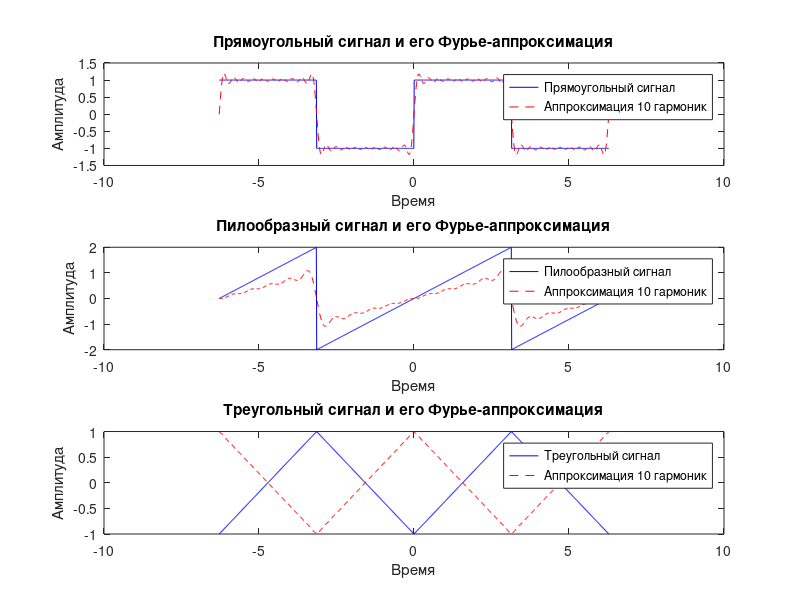
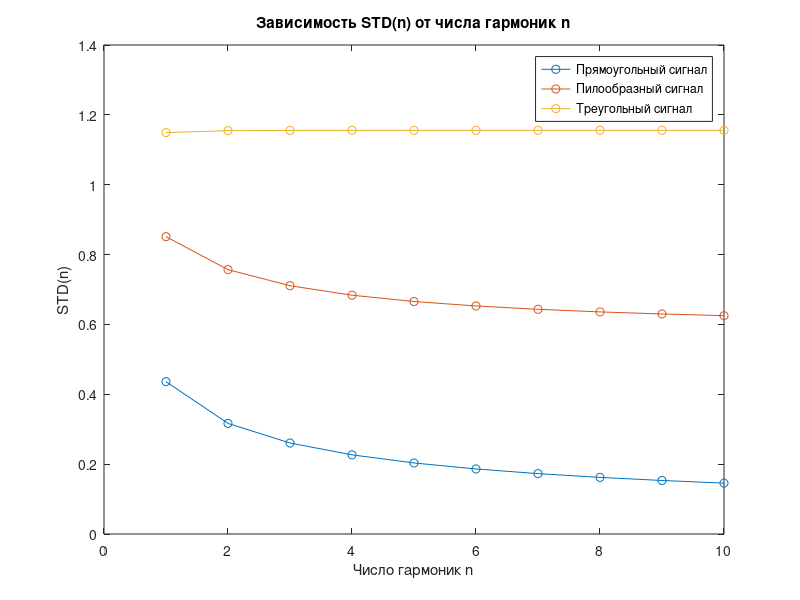

MATLAB code for these plots, in order:
% Параметры
T = 2 * pi; % Период
t = linspace(-T, T, 1000); % Временной интервал
A = 1; % Амплитуда
N_max = 10; % Максимальное число гармоник для аппроксимации

% --- 1. Аналитическое представление сигналов ---

% Прямоугольный сигнал
S_rect = A * sign(sin(2 * pi * t / T));

% Пилообразный сигнал
S_saw = 2 * A / pi * (t - T * floor(t / T + 0.5));

% Треугольный сигнал
S_tri = A * (2 * abs(2 * (t / T - floor(t / T + 0.5))) - 1);

% --- 2. Фурье-аппроксимация сигналов ---

% Функция для вычисления Фурье-аппроксимации
function S_app = fourier_approx(t, T, N, signal_type)
    S_app = zeros(size(t));
    if strcmp(signal_type, 'rect')
        for k = 1:N
            S_app += (4 / (pi * (2 * k - 1))) * sin((2 * k - 1) * 2 * pi * t / T);
        end
    elseif strcmp(signal_type, 'saw')
        for k = 1:N
            S_app += (2 * (-1)^(k+1) * sin(k * 2 * pi * t / T)) / (k * pi);
        end
    elseif strcmp(signal_type, 'tri')
        for k = 1:N
            S_app += (8 / (pi^2 * (2 * k - 1)^2)) * cos((2 * k - 1) * 2 * pi * t / T);
        end
    end
end

% Графики сигналов и их аппроксимаций
figure;
subplot(3, 1, 1);
plot(t, S_rect, 'b', 'DisplayName', 'Прямоугольный сигнал'); hold on;
plot(t, fourier_approx(t, T, 10, 'rect'), 'r--', 'DisplayName', 'Аппроксимация 10 гармоник');
title('Прямоугольный сигнал и его Фурье-аппроксимация');
legend;
xlabel('Время'); ylabel('Амплитуда');

subplot(3, 1, 2);
plot(t, S_saw, 'b', 'DisplayName', 'Пилообразный сигнал'); hold on;
plot(t, fourier_approx(t, T, 10, 'saw'), 'r--', 'DisplayName', 'Аппроксимация 10 гармоник');
title('Пилообразный сигнал и его Фурье-аппроксимация');
legend;
xlabel('Время'); ylabel('Амплитуда');

subplot(3, 1, 3);
plot(t, S_tri, 'b', 'DisplayName', 'Треугольный сигнал'); hold on;
plot(t, fourier_approx(t, T, 10, 'tri'), 'r--', 'DisplayName', 'Аппроксимация 10 гармоник');
title('Треугольный сигнал и его Фурье-аппроксимация');
legend;
xlabel('Время'); ylabel('Амплитуда');

% --- 3. Оценка качества аппроксимации ---

STD_values_rect = zeros(1, N_max);
STD_values_saw = zeros(1, N_max);
STD_values_tri = zeros(1, N_max);

for n = 1:N_max
    % Прямоугольный сигнал
    S_app_rect = fourier_approx(t, T, n, 'rect');
    STD_values_rect(n) = sqrt(mean((S_rect - S_app_rect).^2));

    % Пилообразный сигнал
    S_app_saw = fourier_approx(t, T, n, 'saw');
    STD_values_saw(n) = sqrt(mean((S_saw - S_app_saw).^2));

    % Треугольный сигнал
    S_app_tri = fourier_approx(t, T, n, 'tri');
    STD_values_tri(n) = sqrt(mean((S_tri - S_app_tri).^2));
end

% График STD(n) для каждого сигнала
figure;
plot(1:N_max, STD_values_rect, '-o', 'DisplayName', 'Прямоугольный сигнал'); hold on;
plot(1:N_max, STD_values_saw, '-o', 'DisplayName', 'Пилообразный сигнал');
plot(1:N_max, STD_values_tri, '-o', 'DisplayName', 'Треугольный сигнал');
title('Зависимость STD(n) от числа гармоник n');
xlabel('Число гармоник n'); ylabel('STD(n)');
legend;

